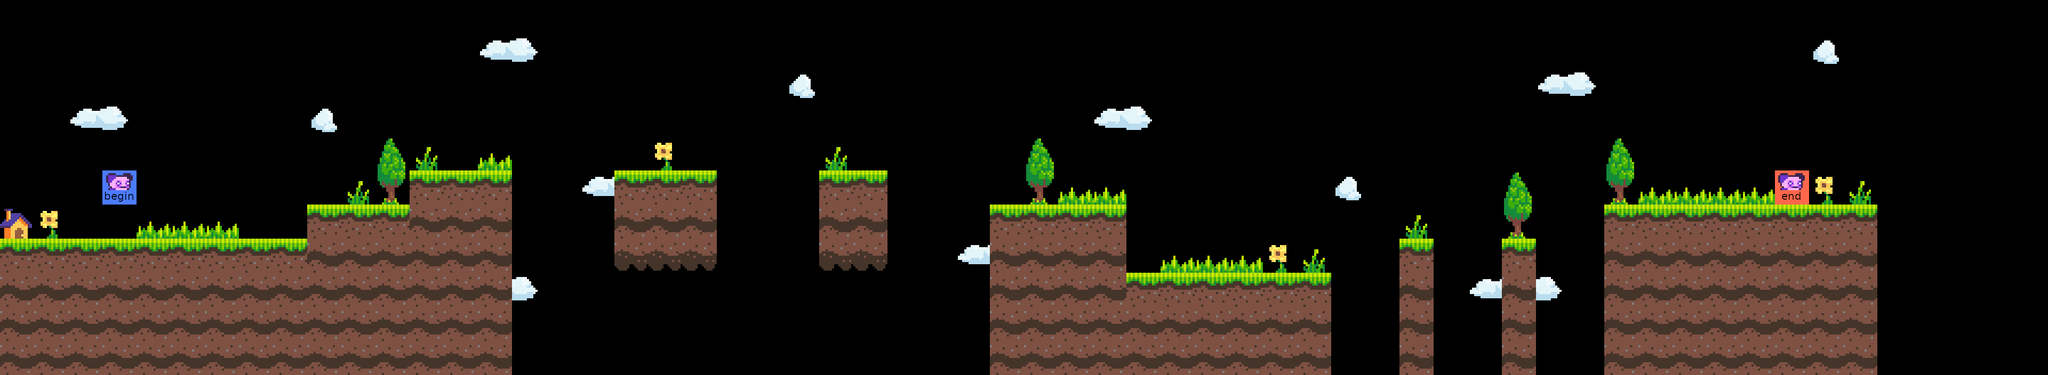

Tiled map render using the project's own tile images. Description and the whole map definition, tile-layer contents included, below:
An orthogonal 60x11 tile map with 64x64 px tiles, 4 tile layers (outside_terrain, trees, sky, player), 2 tilesets.

<map version="1.8" tiledversion="1.8.4" orientation="orthogonal" renderorder="right-down" width="60" height="11" tilewidth="64" tileheight="64" infinite="0" nextlayerid="5" nextobjectid="1">
 <editorsettings>
  <export target="../level/level_1.csv" format="csv" />
 </editorsettings>
 <tileset firstgid="1" source="Outside.tsx" />
 <tileset firstgid="17" source="player.tsx" />
 <layer id="1" name="outside_terrain" width="60" height="11">
  <data encoding="csv">
0,0,0,0,0,0,0,0,0,0,0,0,0,0,0,0,0,0,0,0,0,0,0,0,0,0,0,0,0,0,0,0,0,0,0,0,0,0,0,0,0,0,0,0,0,0,0,0,0,0,0,0,0,0,0,0,0,0,0,0,
0,0,0,0,0,0,0,0,0,0,0,0,0,0,0,0,0,0,0,0,0,0,0,0,0,0,0,0,0,0,0,0,0,0,0,0,0,0,0,0,0,0,0,0,0,0,0,0,0,0,0,0,0,0,0,0,0,0,0,0,
0,0,0,0,0,0,0,0,0,0,0,0,0,0,0,0,0,0,0,0,0,0,0,0,0,0,0,0,0,0,0,0,0,0,0,0,0,0,0,0,0,0,0,0,0,0,0,0,0,0,0,0,0,0,0,0,0,0,0,0,
0,0,0,0,0,0,0,0,0,0,0,0,0,0,0,0,0,0,0,0,0,0,0,0,0,0,0,0,0,0,0,0,0,0,0,0,0,0,0,0,0,0,0,0,0,0,0,0,0,0,0,0,0,0,0,0,0,0,0,0,
0,0,0,0,0,0,0,0,0,0,0,0,0,0,0,0,0,0,0,0,0,0,0,0,0,0,0,0,0,0,0,0,0,0,0,0,0,0,0,0,0,0,0,0,0,0,0,0,0,0,0,0,0,0,0,0,0,0,0,0,
0,0,0,0,0,0,0,0,0,0,0,0,6,6,6,0,0,0,6,6,6,0,0,0,6,6,0,0,0,0,0,0,0,0,0,0,0,0,0,0,0,0,0,0,0,0,0,0,0,0,0,0,0,0,0,0,0,0,0,0,
16,0,0,0,0,0,0,0,0,6,6,6,10,10,10,0,0,0,10,10,10,0,0,0,10,10,0,0,0,6,6,6,6,0,0,0,0,0,0,0,0,0,0,0,0,0,0,6,6,6,6,6,6,6,6,0,0,0,0,0,
6,6,6,6,6,6,6,6,6,10,10,10,10,10,10,0,0,0,14,14,14,0,0,0,14,14,0,0,0,10,10,10,10,0,0,0,0,0,0,0,0,6,0,0,6,0,0,10,10,10,10,10,10,10,10,0,0,0,0,0,
10,10,10,10,10,10,10,10,10,10,10,10,10,10,10,0,0,0,0,0,0,0,0,0,0,0,0,0,0,10,10,10,10,6,6,6,6,6,6,0,0,10,0,0,10,0,0,10,10,10,10,10,10,10,10,0,0,0,0,0,
10,10,10,10,10,10,10,10,10,10,10,10,10,10,10,0,0,0,0,0,0,0,0,0,0,0,0,0,0,10,10,10,10,10,10,10,10,10,10,0,0,10,0,0,10,0,0,10,10,10,10,10,10,10,10,0,0,0,0,0,
10,10,10,10,10,10,10,10,10,10,10,10,10,10,10,0,0,0,0,0,0,0,0,0,0,0,0,0,0,10,10,10,10,10,10,10,10,10,10,0,0,10,0,0,10,0,0,10,10,10,10,10,10,10,10,0,0,0,0,0
</data>
 </layer>
 <layer id="4" name="trees" width="60" height="11">
  <data encoding="csv">
0,0,0,0,0,0,0,0,0,0,0,0,0,0,0,0,0,0,0,0,0,0,0,0,0,0,0,0,0,0,0,0,0,0,0,0,0,0,0,0,0,0,0,0,0,0,0,0,0,0,0,0,0,0,0,0,0,0,0,0,
0,0,0,0,0,0,0,0,0,0,0,0,0,0,0,0,0,0,0,0,0,0,0,0,0,0,0,0,0,0,0,0,0,0,0,0,0,0,0,0,0,0,0,0,0,0,0,0,0,0,0,0,0,12,0,0,0,0,0,0,
0,0,0,0,0,0,0,0,0,0,0,0,0,0,0,0,0,0,0,0,0,0,0,12,0,0,0,0,0,0,0,0,0,0,0,0,0,0,0,0,0,0,0,0,0,0,0,0,0,0,0,0,0,0,0,0,0,0,0,0,
0,0,0,0,0,0,0,0,0,12,0,0,0,0,0,0,0,0,0,0,0,0,0,0,0,0,0,0,0,0,0,0,0,0,0,0,0,0,0,0,0,0,0,0,0,0,0,0,0,0,0,0,0,0,0,0,0,0,0,0,
0,0,0,0,0,0,0,0,0,0,0,4,0,0,0,0,0,0,0,0,0,0,0,0,0,0,0,0,0,0,4,0,0,0,0,0,0,0,0,0,0,0,0,0,0,0,0,4,0,0,0,0,0,0,0,0,0,0,0,0,
0,0,0,0,0,0,0,0,0,0,0,8,0,0,0,0,0,0,0,0,0,0,0,0,0,0,0,0,0,0,8,0,0,0,0,0,0,0,0,12,0,0,0,0,4,0,0,8,0,0,0,0,0,0,0,0,0,0,0,0,
0,0,0,0,0,0,0,0,0,0,0,0,0,0,0,0,0,0,0,0,0,0,0,0,0,0,0,0,0,0,0,0,0,0,0,0,0,0,0,0,0,0,0,0,8,0,0,0,0,0,0,0,0,0,0,0,0,0,0,0,
0,0,0,0,0,0,0,0,0,0,0,0,0,0,0,0,0,0,0,0,0,0,0,0,0,0,0,0,0,0,0,0,0,0,0,0,0,11,0,0,0,0,0,0,0,0,0,0,0,0,0,0,0,0,0,0,0,0,0,0,
0,0,0,0,0,0,0,0,0,0,0,0,0,0,0,0,0,0,0,0,0,0,0,0,0,0,0,0,0,0,0,0,0,0,0,0,0,0,0,0,0,0,0,0,0,0,0,0,0,0,0,0,0,0,0,0,0,0,0,0,
0,0,0,0,0,0,0,0,0,0,0,0,0,0,0,0,0,0,0,0,0,0,0,0,0,0,0,0,0,0,0,0,0,0,0,0,0,0,0,0,0,0,0,0,0,0,0,0,0,0,0,0,0,0,0,0,0,0,0,0,
0,0,0,0,0,0,0,0,0,0,0,0,0,0,0,0,0,0,0,0,0,0,0,0,0,0,0,0,0,0,0,0,0,0,0,0,0,0,0,0,0,0,0,0,0,0,0,0,0,0,0,0,0,0,0,0,0,0,0,0
</data>
 </layer>
 <layer id="2" name="sky" width="60" height="11">
  <data encoding="csv">
0,0,0,0,0,0,0,0,0,0,0,0,0,0,0,0,0,0,0,0,0,0,0,0,0,0,0,0,0,0,0,0,0,0,0,0,0,0,0,0,0,0,0,0,0,0,0,0,0,0,0,0,0,0,0,0,0,0,0,0,
0,0,0,0,0,0,0,0,0,0,0,0,0,0,5,9,0,0,0,0,0,0,0,0,0,0,0,0,0,0,0,0,0,0,0,0,0,0,0,0,0,0,0,0,0,0,0,0,0,0,0,0,0,0,0,0,0,0,0,0,
0,0,0,0,0,0,0,0,0,0,0,0,0,0,0,0,0,0,0,0,0,0,0,0,0,0,0,0,0,0,0,0,0,0,0,0,0,0,0,0,0,0,0,0,0,5,9,0,0,0,0,0,0,0,0,0,0,0,0,0,
0,0,5,9,0,0,0,0,0,0,0,0,0,0,0,0,0,0,0,0,0,0,0,0,0,0,0,0,0,0,0,0,5,9,0,0,0,0,0,0,0,0,0,0,0,0,0,0,0,0,0,0,0,0,0,0,0,0,0,0,
0,0,0,0,0,0,0,0,0,0,0,0,0,0,0,0,0,0,0,0,0,0,0,0,0,0,0,0,0,0,0,0,0,0,0,0,0,0,0,0,0,0,0,0,0,0,0,0,0,0,0,0,0,0,0,0,0,0,0,0,
0,0,0,0,0,0,0,0,0,0,0,0,0,0,0,0,0,0,0,0,0,0,0,0,0,0,0,0,0,0,0,0,0,0,0,0,0,0,0,0,0,0,0,0,0,0,0,0,0,0,0,0,0,0,0,0,0,0,0,0,
0,0,0,0,0,0,0,0,0,0,0,0,0,0,0,0,0,0,0,0,0,0,0,0,0,0,0,0,0,0,0,0,0,0,0,0,0,0,0,0,0,0,0,0,0,0,0,0,0,0,0,0,0,0,0,0,0,0,0,0,
0,0,0,0,0,0,0,0,0,0,0,0,0,0,0,0,0,0,0,0,0,0,0,0,0,0,0,0,0,0,0,0,0,0,0,0,0,0,0,0,0,0,0,0,0,0,0,0,0,0,0,0,0,0,0,0,0,0,0,0,
0,0,0,0,0,0,0,0,0,0,0,0,0,0,0,0,0,0,0,0,0,0,0,0,0,0,0,0,0,0,0,0,0,0,0,0,0,0,0,0,0,0,0,0,0,0,0,0,0,0,0,0,0,0,0,0,0,0,0,0,
0,0,0,0,0,0,0,0,0,0,0,0,0,0,0,0,0,0,0,0,0,0,0,0,0,0,0,0,0,0,0,0,0,0,0,0,0,0,0,0,0,0,0,0,0,0,0,0,0,0,0,0,0,0,0,0,0,0,0,0,
0,0,0,0,0,0,0,0,0,0,0,0,0,0,0,0,0,0,0,0,0,0,0,0,0,0,0,0,0,0,0,0,0,0,0,0,0,0,0,0,0,0,0,0,0,0,0,0,0,0,0,0,0,0,0,0,0,0,0,0
</data>
 </layer>
 <layer id="3" name="player" width="60" height="11">
  <data encoding="csv">
0,0,0,0,0,0,0,0,0,0,0,0,0,0,0,0,0,0,0,0,0,0,0,0,0,0,0,0,0,0,0,0,0,0,0,0,0,0,0,0,0,0,0,0,0,0,0,0,0,0,0,0,0,0,0,0,0,0,0,0,
0,0,0,0,0,0,0,0,0,0,0,0,0,0,0,0,0,0,0,0,0,0,0,0,0,0,0,0,0,0,0,0,0,0,0,0,0,0,0,0,0,0,0,0,0,0,0,0,0,0,0,0,0,0,0,0,0,0,0,0,
0,0,0,0,0,0,0,0,0,0,0,0,0,0,0,0,0,0,0,0,0,0,0,0,0,0,0,0,0,0,0,0,0,0,0,0,0,0,0,0,0,0,0,0,0,0,0,0,0,0,0,0,0,0,0,0,0,0,0,0,
0,0,0,0,0,0,0,0,0,0,0,0,0,0,0,0,0,0,0,0,0,0,0,0,0,0,0,0,0,0,0,0,0,0,0,0,0,0,0,0,0,0,0,0,0,0,0,0,0,0,0,0,0,0,0,0,0,0,0,0,
0,0,0,0,0,0,0,0,0,0,0,0,7,0,3,0,0,0,0,11,0,0,0,0,7,0,0,0,0,0,0,0,0,0,0,0,0,0,0,0,0,0,0,0,0,0,0,0,0,0,0,0,0,0,0,0,0,0,0,0,
0,0,0,17,0,0,0,0,0,0,7,0,0,0,0,0,0,5,0,0,0,0,0,0,0,0,0,0,0,0,0,3,3,0,0,0,0,0,0,0,0,0,0,0,0,0,0,0,3,3,3,3,18,11,7,0,0,0,0,0,
0,11,0,0,3,3,3,0,0,0,0,0,0,0,0,0,0,0,0,0,0,0,0,0,0,0,0,0,0,0,0,0,0,0,0,0,0,0,0,0,0,7,0,0,0,0,0,0,0,0,0,0,0,0,0,0,0,0,0,0,
0,0,0,0,0,0,0,0,0,0,0,0,0,0,0,0,0,0,0,0,0,0,0,0,0,0,0,0,5,0,0,0,0,0,3,3,3,0,7,0,0,0,0,0,0,0,0,0,0,0,0,0,0,0,0,0,0,0,0,0,
0,0,0,0,0,0,0,0,0,0,0,0,0,0,0,9,0,0,0,0,0,0,0,0,0,0,0,0,0,0,0,0,0,0,0,0,0,0,0,0,0,0,0,5,0,9,0,0,0,0,0,0,0,0,0,0,0,0,0,0,
0,0,0,0,0,0,0,0,0,0,0,0,0,0,0,0,0,0,0,0,0,0,0,0,0,0,0,0,0,0,0,0,0,0,0,0,0,0,0,0,0,0,0,0,0,0,0,0,0,0,0,0,0,0,0,0,0,0,0,0,
0,0,0,0,0,0,0,0,0,0,0,0,0,0,0,0,0,0,0,0,0,0,0,0,0,0,0,0,0,0,0,0,0,0,0,0,0,0,0,0,0,0,0,0,0,0,0,0,0,0,0,0,0,0,0,0,0,0,0,0
</data>
 </layer>
</map>